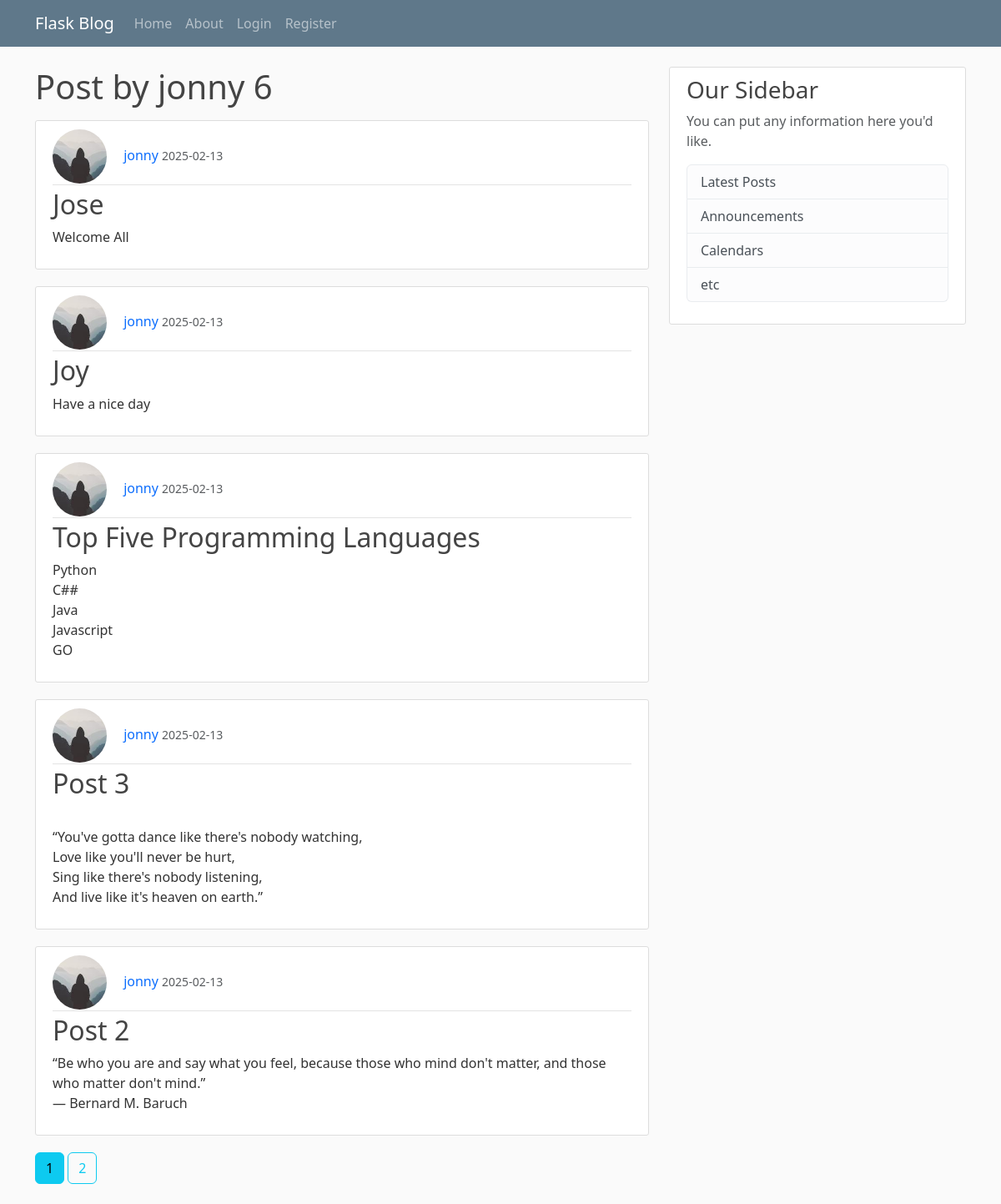
Page /user/jonny on the committed database.
### main/models.py (models this page shows, shortened)
class User(db.Model, UserMixin):
    id = db.Column(db.Integer, primary_key=True)
    username = db.Column(db.String(20), unique=True, nullable=False)
    email = db.Column(db.String(120), unique=True, nullable=False)
    image_file = db.Column(db.String(20), nullable=False, default='default.jpg')
    password = db.Column(db.String(60), nullable=False)
    posts = db.relationship('Post',backref='author', lazy=True)

class Post(db.Model):
    id = db.Column(db.Integer, primary_key=True)
    title = db.Column(db.String(100), nullable=False)
    date_posted = db.Column(db.DateTime, nullable=False, default=datetime.utcnow)
    content = db.Column(db.Text, nullable=False)
    user_id = db.Column(db.Integer, db.ForeignKey('user.id'), nullable=False)

### main/routes.py (the view)
@app.route("/user/<string:username>")
def user_posts(username):
    page = request.args.get('page', 1, type=int)
    user = User.query.filter_by(username=username).first_or_404()
    posts = Post.query.filter_by(author=user)\
        .order_by(Post.date_posted.desc())\
        .paginate(page=page, per_page=5)
    return render_template("user_posts.html", posts = posts, user=user)

### main/templates/user_posts.html (shortened to what this page needs)
{% extends "layout.html" %}
{% block content %}
    <h1 class="mb-3">Post by {{user.username}} {{ posts.total }}</h1>
    {% for post in posts.items %}
        <article class="media content-section">
            <div class="media-body">
            <div class="article-metadata">
                <img class="rounded-circle article-img" src="{{url_for('static', filename='profile/' + post.author.image_file)}}" alt="">
                <a class="decoration mr-2" href="{{url_for('user_posts', username=post.author.username)}}">{{ post.author.username }}</a>
                <small class="text-muted">{{ post.date_posted.strftime('%Y-%m-%d') }}</small>
            </div>
            <h2><a class="decoration article-title" href="{{url_for('post', post_id=post.id)}}">{{ post.title }}</a></h2>
            <p class="article-content">{{ post.content }}</p>
            </div>
        </article>
    {% endfor %}
    {% for page_num in posts.iter_pages(left_edge=1, right_edge=1, left_current=1, right_current=2) %}
        {% if page_num %}
            {% if posts.page == page_num %}
                <a class="btn btn-info mb-4 decoration" href="{{ url_for('user_posts', username=user.username, page=page_num) }}">{{page_num}}</a>
            {% else %}
                <a class="btn btn-outline-info mb-4 decoration" href="{{ url_for('user_posts', username=user.username, page=page_num) }}">{{page_num}}</a>
            {% endif %}
        {% else %}
            ...
        {% endif %}
    {% endfor %}
{% endblock %}

### main/static/main.css (style rules this page uses)
body { background: #fafafa; color: #333333; margin-top: 5rem; }
h1, h2, h3, h4, h5, h6 { color: #444444; }
.content-section { background: #ffffff; padding: 10px 20px; border: 1px solid #dddddd; border-radius: 3px; margin-bottom: 20px; }
.article-title { color: #444444; }
.article-content { white-space: pre-line; }
.article-img { height: 65px; width: 65px; margin-right: 16px; }
.article-metadata { padding-bottom: 1px; margin-bottom: 4px; border-bottom: 1px solid #e3e3e3 }

### main/templates/user_posts.html (style rules this page uses)
.decoration { text-decoration: none; }

### rows in the picture
User: username "jonny"
Post: image_file (picture), author.username "jonny", date_posted "2025-02-13", title "Jose", content "Welcome All"
Post: image_file (picture), author.username "jonny", date_posted "2025-02-13", title "Joy", content "Have a nice day"
Post: image_file (picture), author.username "jonny", date_posted "2025-02-13", title "Top Five Programming Languages", content "Python C## Java Javascript GO"
Post: image_file (picture), author.username "jonny", date_posted "2025-02-13", title "Post 3", content "“You've gotta dance like there's nobody watching, Love like you'll never be hurt, Sing like there's nobody listening, And live like it's heaven on earth.”"
Post: image_file (picture), author.username "jonny", date_posted "2025-02-13", title "Post 2", content "“Be who you are and say what you feel, because those who mind don't matter, and those who matter don't mind.” ― Bernard M. Baruch"

### other values in the picture
{{ posts.total }} "6"
{{ page_num }} "1"
{{ page_num }} "2"
